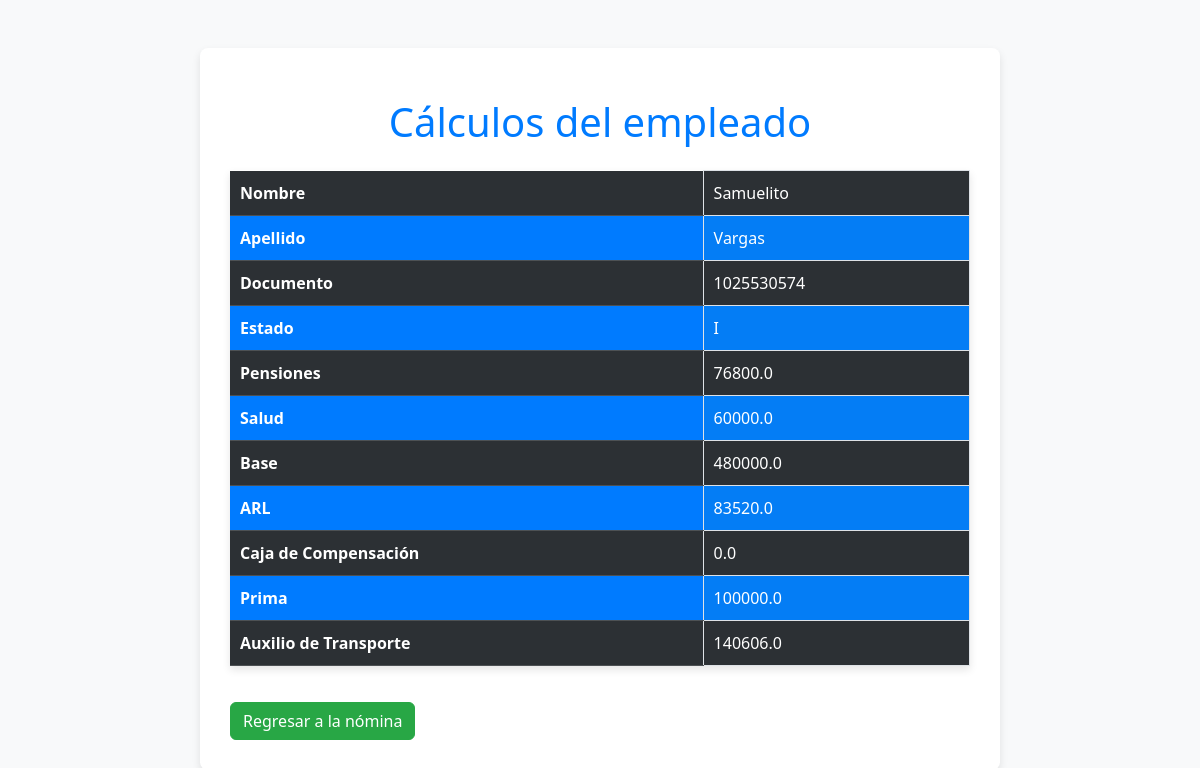
Page /nomina/mostrar/8/ on the committed database.
### nomina/models.py (models this page shows, shortened)
class Nomina(models.Model):
    GENERO = (
        ('M', 'Masculino'),
        ('F', 'Femenino'),
        ('O', 'Otro')
    )
    ESTADO = (
        ('D', 'Dependiente'),
        ('I', 'Independiente'),
    )
    RIESGO = (
        ('1', 'Nivel 1'),
        ('2', 'Nivel 2'),
        ('3', 'Nivel 3'),
        ('4', 'Nivel 4'),
        ('5', 'Nivel 5'),
    )
    TIPO_CONTRATO_CHOICES = [
        ('TF', 'Término Fijo'),
        ('TI', 'Término Indefinido'),
        ('P', 'Prácticas'),
    ]
    nombre = models.CharField(max_length=50)
    apellido = models.CharField(max_length=50)
    documento = models.CharField(max_length=20, unique=True)
    genero = models.CharField(choices=GENERO, max_length=1)
    estado = models.CharField(choices=ESTADO, max_length=1)
    email = models.EmailField(max_length=100)
    sueldo = models.FloatField()
    photo = models.ImageField(upload_to='fotos/')
    nivel_riesgo = models.CharField(choices=RIESGO, max_length=1)
    horas_extras_diurnas = models.IntegerField(default=0)
    horas_extras_nocturnas = models.IntegerField(default=0)
    horas_extras_diurnas_dominicales = models.IntegerField(default=0)
    fecha_contratacion = models.DateField(default=timezone.now)
    tipo_contrato = models.CharField(max_length=2, choices=TIPO_CONTRATO_CHOICES)
    fecha_fin_contrato = models.DateField(null=True, blank=True)

class CalculosSeguridadSocial(models.Model):
    nomina = models.ForeignKey(Nomina, on_delete=models.CASCADE, related_name='calculos')
    pensiones = models.FloatField()
    salud = models.FloatField()
    base = models.FloatField()
    arl = models.FloatField(default=0)
    caja_compensacion = models.FloatField(default=0)
    prima = models.FloatField(default=0)
    auxilio_transporte = models.FloatField(default=0)
    fecha_calculo = models.DateTimeField(auto_now_add=True)

### nomina/views.py (the view)
# urls.py: path('mostrar/<int:id_nomina>/', views.GestionNominaViews.MostrarNomina, name='mostrarnomina'),
    def MostrarNomina(request, id_nomina):
        nomina = get_object_or_404(Nomina, pk=id_nomina)
        calculos_existentes = CalculosSeguridadSocial.objects.filter(nomina=nomina).first()
        if not calculos_existentes:
            with transaction.atomic():
                pensiones = calcularPensiones(nomina.estado, nomina.sueldo)
                salud = calcularSalud(nomina.estado, nomina.sueldo)
                base = baseCotizacion(nomina.estado, nomina.sueldo)
                arl = calcularARL(nomina.nivel_riesgo, nomina.sueldo)
                caja_compensacion = calcularCajaCompensacion(nomina.estado, nomina.sueldo)
                prima = calcularPrima(nomina.sueldo)
                auxilio_transporte = calcularAuxilioTransporte(nomina.sueldo)
                calculos = CalculosSeguridadSocial(
                    nomina=nomina,
                    pensiones=pensiones,
                    salud=salud,
                    base=base,
                    arl=arl,
                    caja_compensacion=caja_compensacion,
                    prima=prima,
                    auxilio_transporte=auxilio_transporte
                )
                calculos.save()
        else:
            calculos = calculos_existentes
        data = {
            'nombre': nomina.nombre,
            'apellido': nomina.apellido,
            'documento': nomina.documento,
            'pensiones': calculos.pensiones,
            'salud': calculos.salud,
            'base': calculos.base,
            'arl': calculos.arl,
            'caja_compensacion': calculos.caja_compensacion,
            'estado': nomina.estado,
            'prima': calculos.prima,
            'auxilio_transporte': calculos.auxilio_transporte
        }
        return render(request, 'calculos.html', data)

### nomina/templates/calculos.html (shortened to what this page needs)
{% load static %}
<!DOCTYPE html>
<html lang="en">
<head>
    <link rel="stylesheet" href="{% static 'css/bootstrap.min.css' %}" type="text/css">
    <link rel="stylesheet" type="text/css" href="{% static 'css/calculos.css' %}">
</head>
<body>
    <div class="container mt-5">
        <h1>Cálculos del empleado</h1>
        <table class="table table-dark table-striped mt-4">
            <tr>
                <th>Nombre</th>
                <td>{{ nombre }}</td>
            </tr>
            <tr>
                <th>Apellido</th>
                <td>{{ apellido }}</td>
            </tr>
            <tr>
                <th>Documento</th>
                <td>{{ documento }}</td>
            </tr>
            <tr>
                <th>Estado</th>
                <td>{{ estado }}</td>
            </tr>
            <tr>
                <th>Pensiones</th>
                <td>{{ pensiones }}</td>
            </tr>
            <tr>
                <th>Salud</th>
                <td>{{ salud }}</td>
            </tr>
            <tr>
                <th>Base</th>
                <td>{{ base }}</td>
            </tr>
            <tr>
                <th>ARL</th>
                <td>{{ arl }}</td>
            </tr>
            <tr>
                <th>Caja de Compensación</th>
                <td>{{ caja_compensacion }}</td>
            </tr>
            <tr>
                <th>Prima</th>
                <td>{{ prima }}</td>
            </tr>
            <tr>
                <th>Auxilio de Transporte</th>
                <td>{{ auxilio_transporte }}</td>
            </tr>
        </table>
        <a type="submit" class="btn btn-success" href="{% url 'nomina' %}">Regresar a la nómina</a>
    </div>
</body>
</html>

### testadso/static/css/calculos.css (style rules this page uses)
body { background-color: #f8f9fa; color: #343a40; font-family: 'Segoe UI', Tahoma, Geneva, Verdana, sans-serif; }
h1 { text-align: center; margin-top: 20px; color: #007bff; }
.container { padding: 30px; background-color: #ffffff; border-radius: 8px; box-shadow: 0 4px 8px rgba(0, 0, 0, 0.1); margin-top: 50px; max-width: 800px; margin-left: auto; margin-right: auto; }
.table { margin-top: 20px; background-color: #ffffff; box-shadow: 0 4px 8px rgba(0, 0, 0, 0.1); }
.table th, .table td { text-align: left; vertical-align: middle; padding: 10px; }
.table th { background-color: #007bff; color: white; }
.table td { border: 1px solid #dee2e6; background-color: #047df5; }
.btn { margin-top: 20px; display: inline-block; text-align: center; }
.btn-success { background-color: #28a745; border-color: #28a745; color: white; }

### rows in the picture
Nomina: nombre "Samuelito", apellido "Vargas", documento "1025530574"
CalculosSeguridadSocial: pensiones "76800.0", salud "60000.0", base "480000.0", arl "83520.0", caja_compensacion "0.0", prima "100000.0", auxilio_transporte "140606.0"

### other values in the picture
{{ estado }} "I"
